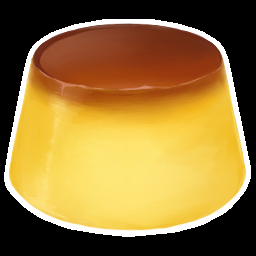
%> input picture cv/transformations/pudding.png, 256 x 256 px
$ octave pudd.m   (GNU Octave 9; MATLAB toolbox functions it lacks are replaced by stand-ins)
%> lines starting %> are read from the running program, lines starting %| are printed output that depends on the picture
pudding = imread('pudding.png');
%> pudding is the input picture: size 256x256x3 uint8; mean R, G, B 148.5, 116.5, 55.3
frame_count = 100;

writerObj = VideoWriter('pudding_shear.avi');
writerObj.FrameRate = 24;
open(writerObj);

speed = 4;
ampl = 0.2;

for f = 1:frame_count
    fprintf('Proccessing frame %d of %d\n', f, frame_count)
    shear = ampl * sin((f / frame_count) * (2 * speed *pi));

    transform = affine2d([2 * shear 0 0; 0 1 0; 0 0 1]);
    i = imwarp(pudding, transform, 'OutputView', imref2d( size(pudding) ));
    size(i)
    frame = im2frame(i);

    writeVideo(writerObj, frame);
end
%> this loop made 100 passes
%> pass 1, `i = imwarp(pudding, transform, 'OutputView', imref2d( size(pudding) ));`:
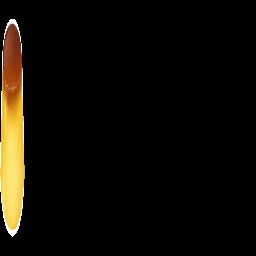
%> i: size 256x256x3 uint8; mean R, G, B 14.8, 11.6, 5.5
%> pass 2, `i = imwarp(pudding, transform, 'OutputView', imref2d( size(pudding) ));`:
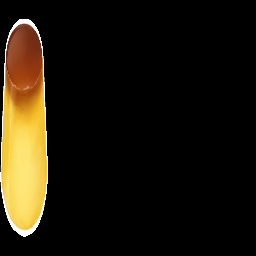
%> i: size 256x256x3 uint8; mean R, G, B 28.6, 22.5, 10.7
%> pass 3, `i = imwarp(pudding, transform, 'OutputView', imref2d( size(pudding) ));`:
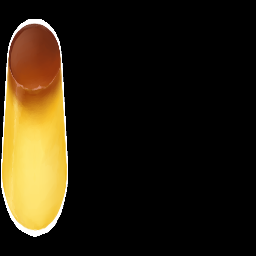
%> i: size 256x256x3 uint8; mean R, G, B 40.6, 31.9, 15.1

close(writerObj);
implay('pudding_shear.avi');
% save to shared_pudding.mat

$ run again, with cv/transformations/windmill.png copied over cv/transformations/pudding.png
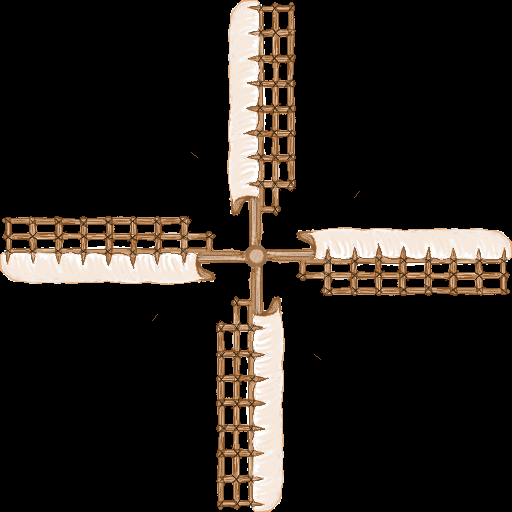
%> input picture cv/transformations/windmill.png, 512 x 512 px
%> pudding is the input picture: size 512x512x3 uint8; mean R, G, B 37.1, 31.6, 26.7
%> the loop `for f = 1:frame_count` made 100 passes
%> pass 1, `i = imwarp(pudding, transform, 'OutputView', imref2d( size(pudding) ));`:
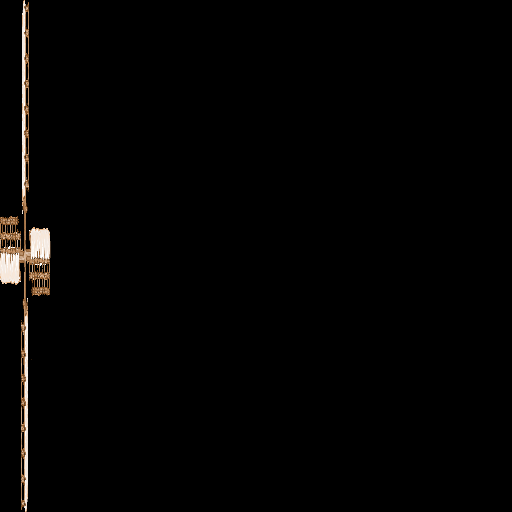
%> i: size 512x512x3 uint8; mean R, G, B 3.8, 3.2, 2.7
%> pass 3, `i = imwarp(pudding, transform, 'OutputView', imref2d( size(pudding) ));`:
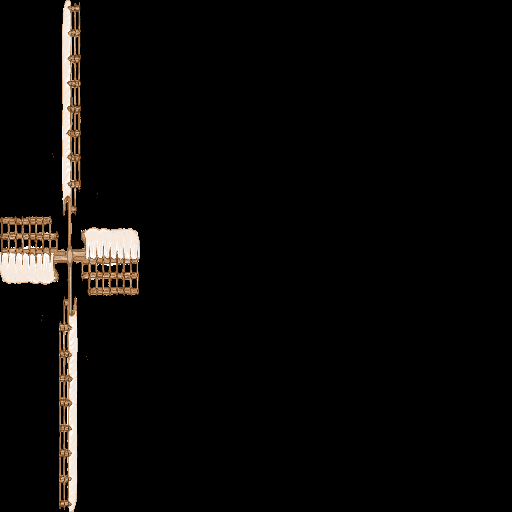
%> i: size 512x512x3 uint8; mean R, G, B 10.1, 8.6, 7.3
